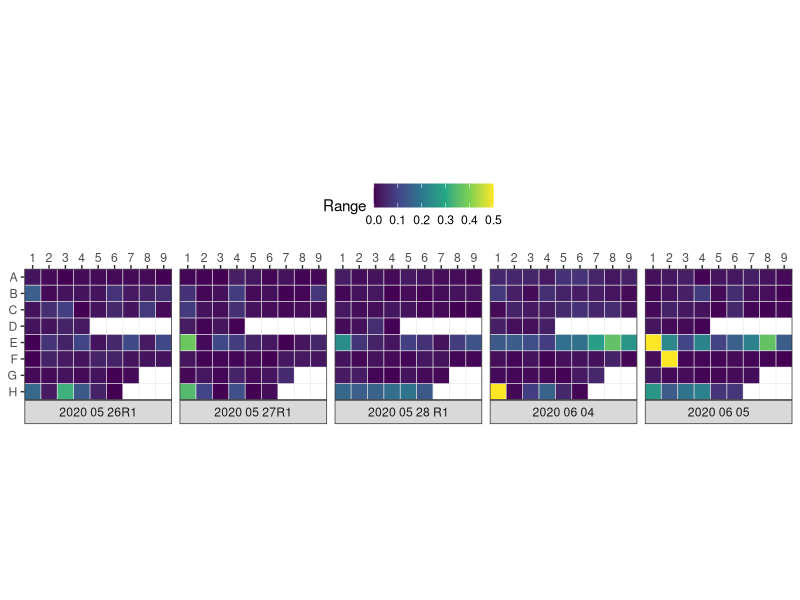
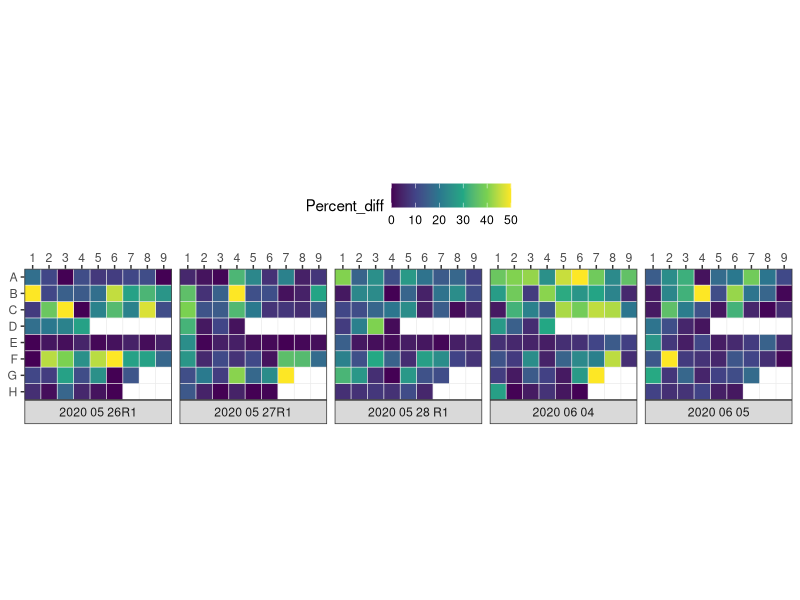
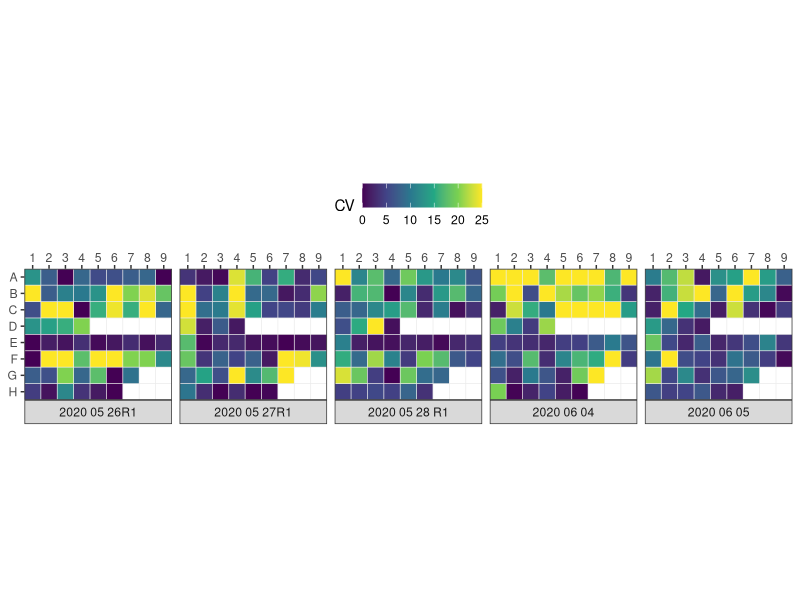
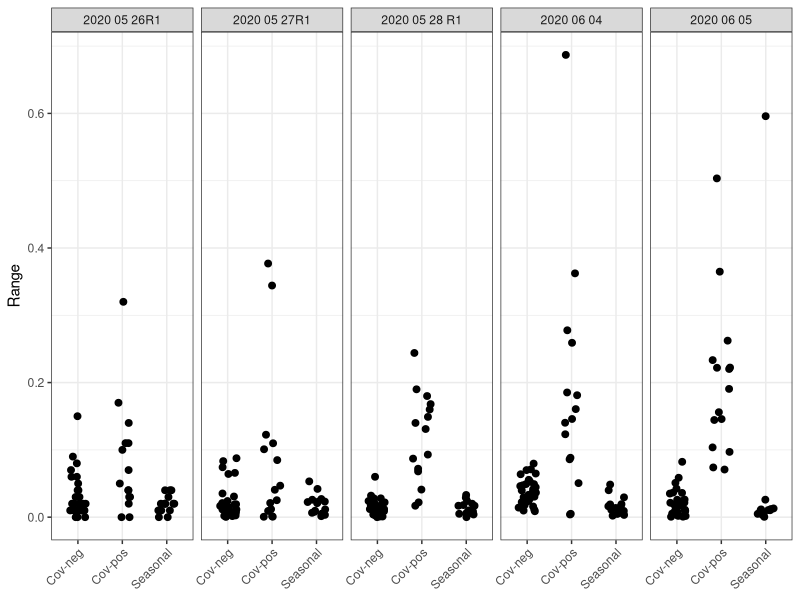
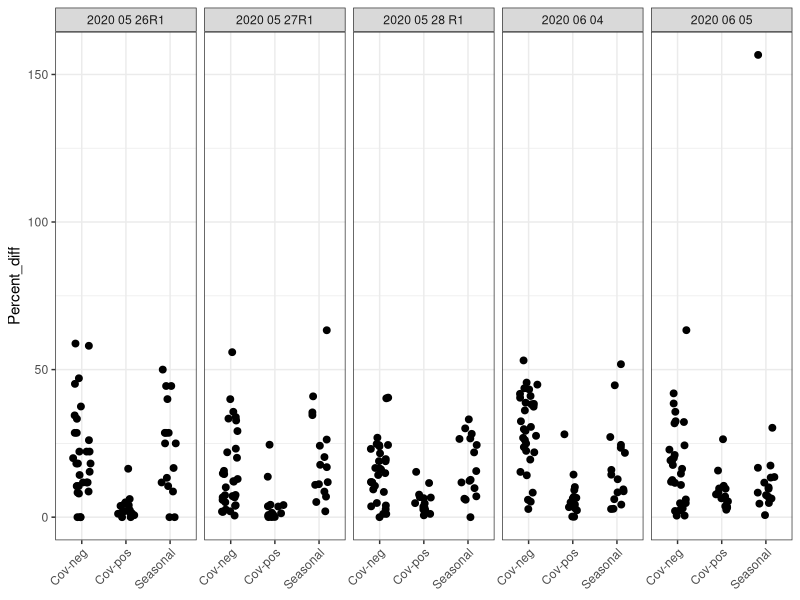
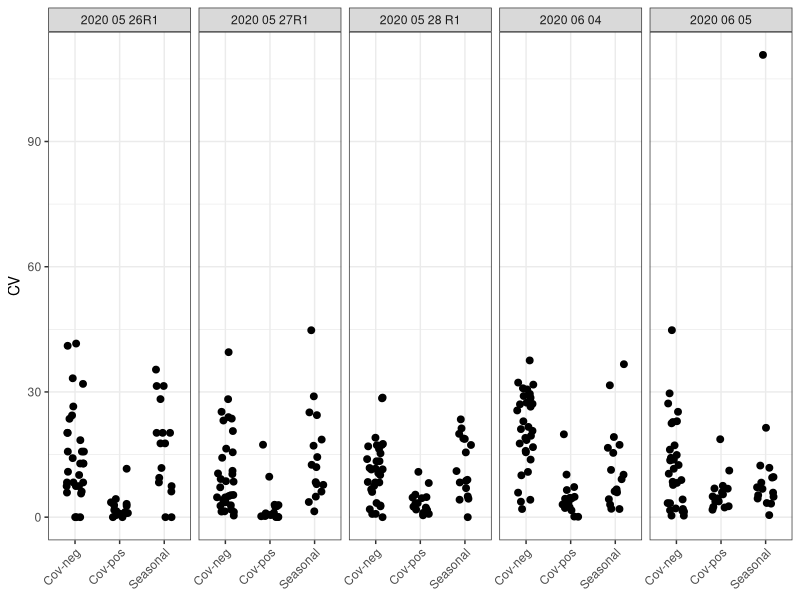
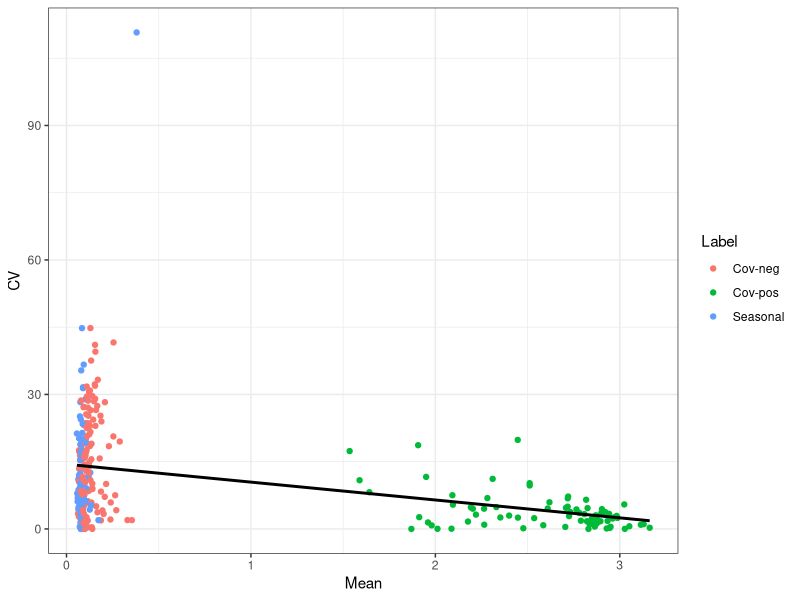
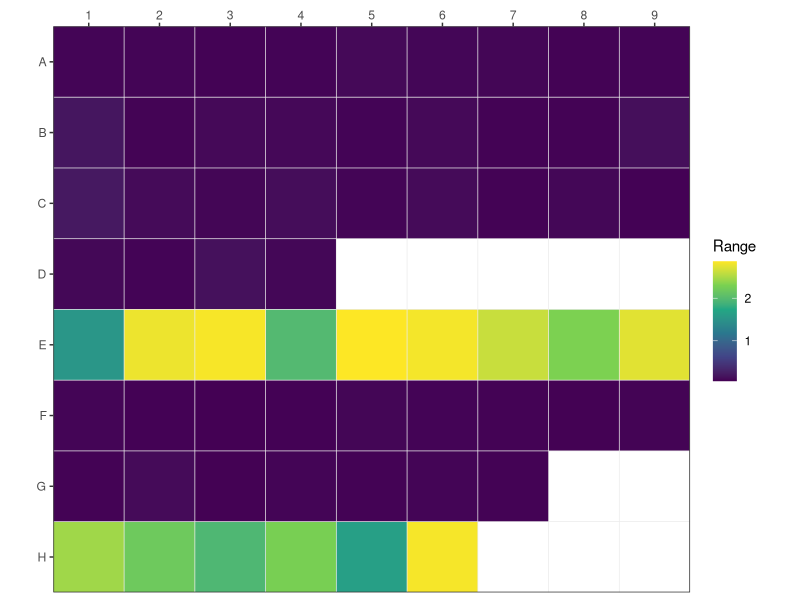

Write R code to recreate these figures, in order. (Note: this script raises an error after producing the figures.)
## ---- chunk 1
knitr::opts_chunk$set(echo = FALSE, message = FALSE, warning = FALSE, dev = "svg")
## ---- chunk 2
library(vegan)
library(tidyverse)

elisa <- read_csv("../data/5 ELISA data (laura).csv")
## ---- chunk 3
within_day <- elisa %>%
  mutate(Row = match(str_sub(Well, 1, 1), LETTERS[1:8]), 
         Column = as.integer(str_sub(Well, 2, -1))) %>%
  
  drop_na() %>%
  
  group_by(Read, Sample) %>%
  
  mutate(Range = abs(Abs1 - Abs2),
         Mean = mean(c(Abs1, Abs2)),
         Percent_diff = Range / Mean * 100,
            CV = sd(c(Abs1, Abs2)) / Mean * 100)
## ---- chunk 4
plot_heat <- function(data, variable, threshold) {
  data %>% 
    mutate(fill = min(c({{variable}}, {{threshold}}))) %>%
    ggplot(aes(Column, Row, fill = fill)) +
    facet_grid( ~ Read, switch = "x") +
    geom_tile() +
    scale_x_continuous(breaks = 1:12,
                       labels = as.character(1:12),
                       expand = c(0, 0),
                       position = "top") +
    scale_y_reverse(breaks = 1:8, labels = LETTERS[1:8],
                    expand = c(0, 0)) +
    scale_fill_viridis_c() +
    coord_equal() +
    theme_bw() +
    labs(fill = deparse(substitute(variable))) +
    theme(axis.title = element_blank(),
          panel.grid.major = element_blank(),
          panel.ontop = TRUE,
          panel.background = element_rect(fill = "transparent"))
}

## ---- chunk 5
plot_heat(within_day, Range, 0.5) + theme(legend.position = "top")
## ---- chunk 6
plot_heat(within_day, Percent_diff, 50) + theme(legend.position = "top")
## ---- chunk 7
plot_heat(within_day, CV, 25) + theme(legend.position = "top")
## ---- chunk 8
plot_point <- function(data, variable) {
  data %>% 
    group_by(Read, Label, Sample) %>%
    summarize(across(Range:CV, mean)) %>%
    ggplot(aes(Label, {{variable}})) +
    facet_grid(~ Read) +
    scale_color_brewer(type = "qual", palette = "Set1") +
    geom_point(position = position_jitter(0.2), size = 2) +
    theme_bw() +
    theme(axis.text.x = element_text(angle = 45, hjust = 1),
          axis.title.x = element_blank())
}
## ---- chunk 9
plot_point(within_day, Range)
## ---- chunk 10
plot_point(within_day, Percent_diff)
## ---- chunk 11
plot_point(within_day, CV)
## ---- chunk 12
plot_point <- function(data, variable) {
  data %>%
    group_by(Read, Seasonal, Well) %>%
    summarize(across(.cols = c(Range, Percent_diff, CV),
                     .fun = mean)) %>%
    ggplot(aes(Type, {{variable}}, col = Plate_replicate)) +
    facet_grid(Time ~ Plate) +
    scale_color_brewer(type = "qual", palette = "Set1") +
    geom_point(position = position_dodge(0.3), size = 2) +
    theme_bw()
}
## ---- chunk 13
knitr::kable(
  within_day %>%
    group_by(Label) %>%
      #ungroup() %>%
      summarize(across(Range:CV, list("mean" = mean, "sd" = sd))) %>%
      mutate(across(where(is.numeric), round, digits = 2)) %>%
      mutate(Range = paste(Range_mean, "±", Range_sd),
             Percent_diff = paste(Percent_diff_mean, "±", Percent_diff_sd),
             CV = paste(CV_mean, "±", CV_sd)) %>%
      select(Label, Range, Percent_diff, CV)
)
## ---- chunk 14
ggplot(within_day, aes(Mean, CV, col = Label)) +
  #facet_wrap(~ Read) +
  geom_point() +
  geom_smooth(col = "black", group = 1, method = "lm", se = FALSE) +
  theme_bw()
## ---- chunk 15
between_day <- within_day %>%
  group_by(Sample, Label, Column, Row) %>%
  
  summarize(Range = range(Mean),
            Percent_diff = Range / mean(Mean) * 100,
            CV = sd(Mean) / mean(Mean) * 100)
## ---- chunk 16
plot_heat_inter <- function(data, variable, threshold) {
  data %>% 
    mutate(fill = min(c({{variable}}, {{threshold}}))) %>%
    ggplot(aes(Column, Row, fill = fill)) +
    # facet_grid(Time ~ Plate, switch = "x") +
    geom_tile() +
    scale_x_continuous(breaks = 1:12,
                       labels = as.character(1:12),
                       expand = c(0, 0),
                       position = "top") +
    scale_y_reverse(breaks = 1:8, labels = LETTERS[1:8],
                    expand = c(0, 0)) +
    scale_fill_viridis_c() +
    coord_equal() +
    labs(fill = deparse(substitute(variable))) +
    theme_bw() +
    theme(panel.spacing.x = unit(0.5, "lines"),
          axis.title = element_blank(),
          panel.grid.major = element_blank(),
          panel.ontop = TRUE,
          panel.background = element_rect(fill = "transparent"))
}
## ---- chunk 17
plot_heat_inter(between_day, Range, 50)
## ---- chunk 18
plot_heat_inter(between_day, Percent_diff, 500)
## ---- chunk 19
plot_heat_inter(between_day, CV, 90)
## ---- chunk 20
plot_heat_inter(between_day, CV, 25)
## ---- chunk 21
plot_point_inter <- function(data, variable) {
  data %>%
    group_by(Sample, Label) %>%
    summarize(across(.cols = c(Range, Percent_diff, CV),
                     .fun = mean)) %>%
    ggplot(aes(Label, {{variable}})) +
    #facet_grid(Time ~ Plate) +
    scale_color_brewer(type = "qual", palette = "Set1") +
    geom_point(position = position_jitter(0.1), size = 2) +
    theme_bw()
}
## ---- chunk 22
plot_point_inter(between_day, Range)
## ---- chunk 23
plot_point_inter(between_day, Percent_diff)
## ---- chunk 24
plot_point_inter(between_day, CV)
## ---- chunk 25
knitr::kable(
  between_day %>%
    group_by(Label) %>%
      #ungroup() %>%
      summarize(across(Range:CV, list("mean" = mean, "sd" = sd))) %>%
      mutate(across(where(is.numeric), round, digits = 2)) %>%
      mutate(Range = paste(Range_mean, "±", Range_sd),
             Percent_diff = paste(Percent_diff_mean, "±", Percent_diff_sd),
             CV = paste(CV_mean, "±", CV_sd)) %>%
      select(Label, Range, Percent_diff, CV)
)
## ---- chunk 26
elisa_long <- elisa %>%
  pivot_longer(cols = c(Abs1, Abs2), 
               names_to = "Plate_replicate",
               values_to = "Abs") %>%
  group_by(Read, Plate_replicate) 

elisa_b <- elisa_long %>%
  filter(Label == "Negative" | Label == "Blank") %>%
  summarize(b = mean(Abs))

elisa_c <- elisa_long %>%
  filter(Label == "Positive") %>%
  summarize(c = mean(Abs))

elisa_result <- left_join(elisa_long, elisa_b) %>% 
  left_join(elisa_c) %>%
  mutate(t1 = (0.25 * c) + b,
         t2 = (0.35 * c) + b,
         Result = case_when(Abs <= t1 ~ "Not detected",
                            Abs > t1 & Abs <= t2 ~ "Indeterminate",
                            Abs > t2 ~ "Detected"))
         
## ---- chunk 27
knitr::kable(
  elisa_result %>%
  select(Read, Label, Sample, Plate_replicate, Result) %>%
  ungroup() %>%
  pivot_wider(id_cols = c(Read, Sample, Label), 
              names_from = Plate_replicate,
              values_from = Result,
              values_fn = unique) %>%
  filter(Label != "Positive" & Label != "Negative" & Label != "Blank") %>%
  group_by(Read) %>%
  mutate(Not_det_int = case_when(
    Abs1 == "Not detected" & Abs2 == "Not detected" ~ 1,
    TRUE ~ 0
  ), Not_det_union = case_when(
    Abs1 == "Not detected" | Abs2 == "Not detected" ~ 1,
    TRUE ~ 0
  ), Det_int = case_when(
    Abs1 == "Detected" & Abs2 == "Detected" ~ 1,
    TRUE ~ 0
  ), Det_union = case_when(
    Abs1 == "Detected" | Abs2 == "Detected" ~ 1,
    TRUE ~ 0
  ), Ind_int = case_when(
    Abs1 == "Indeterminate" & Abs2 == "Indeterminate" ~ 1,
    TRUE ~ 0
  ), Ind_union = case_when(
    Abs1 == "Indeterminate" | Abs2 == "Indeterminate" ~ 1,
    TRUE ~ 0)) %>%
  summarize(Not_det_int = sum(Not_det_int), 
            Not_det_union = sum(Not_det_union),
            Det_int = sum(Det_int),
            Det_union = sum(Det_union),
            Ind_int = sum(Ind_int),
            Ind_union = sum(Ind_union)) %>%
  mutate(Not_detected = 1 - (Not_det_int / Not_det_union),
         Detected = 1 - (Det_int / Det_union),
         Indeterminate = min(c(1 - (Ind_int / Ind_union)), 0, na.rm = TRUE)) %>%
  select(Read, Not_detected, Detected, Indeterminate)
)
## ---- chunk 28
elisa_result %>%
  select(Read, Label, Sample, Plate_replicate, Result) %>%
  ungroup() %>%
  filter(Label != "Positive" & Label != "Negative" & Label != "Blank") %>%
  count(Read, Result) %>%
  pivot_wider(names_from = Result, values_from = n) %>%
  select(-Read) %>%
  vegdist(method = "jaccard")
